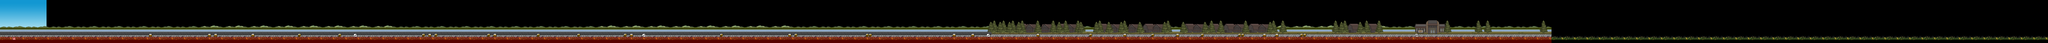

The image is a tile-based game level rendered from a .tmx file. Its description and source (layers, tilesets, objects; grid data summarised) follow:
An orthogonal 660x14 tile map with 64x64 px tiles, 12 tile layers (back-8, back-7, back-6, back-5, ...), 3 tilesets.

<map version="1.0" orientation="orthogonal" width="660" height="14" tilewidth="64" tileheight="64">
 <tileset firstgid="1" name="Town" tilewidth="64" tileheight="64">
  <image source="tileset_level_3.png" width="1280" height="832" />
 </tileset>
 <tileset firstgid="261" name="Icons" tilewidth="64" tileheight="64">
  <image source="TrackLapse_Icons.png" width="640" height="256" />
  <tile id="0">
   <properties>
    <property name="obstacle" value="hurdle" />
   </properties>
  </tile>
  <tile id="1">
   <properties>
    <property name="special" value="spawnpoint" />
   </properties>
  </tile>
  <tile id="2">
   <properties>
    <property name="special" value="checkpoint" />
   </properties>
  </tile>
  <tile id="3">
   <properties>
    <property name="special" value="nextlevelNE" />
   </properties>
  </tile>
  <tile id="4">
   <properties>
    <property name="layerBelow" value="back-1" />
    <property name="object" value="jimCornfields" />
   </properties>
  </tile>
  <tile id="10">
   <properties>
    <property name="obstacle" value="haybale" />
   </properties>
  </tile>
  <tile id="11">
   <properties>
    <property name="obstacle" value="leafpile" />
   </properties>
  </tile>
 </tileset>
 <tileset firstgid="301" name="Meta" tilewidth="64" tileheight="64">
  <image source="meta.png" width="256" height="192" />
  <tile id="0">
   <properties>
    <property name="collision" value="full" />
   </properties>
  </tile>
  <tile id="1">
   <properties>
    <property name="collision" value="leftslant" />
   </properties>
  </tile>
  <tile id="2">
   <properties>
    <property name="collision" value="rightslant" />
   </properties>
  </tile>
  <tile id="10">
   <properties>
    <property name="collision" value="rs2tileL" />
   </properties>
  </tile>
  <tile id="11">
   <properties>
    <property name="collision" value="rs2tileR" />
   </properties>
  </tile>
 </tileset>
 <layer name="back-8" width="660" height="14">
  <properties>
   <property name="speedx" value="0" />
   <property name="speedy" value="0" />
  </properties>
  <data>[9240 cells, 195 non-empty, 13 distinct tile ids]</data>
 </layer>
 <layer name="back-7" width="660" height="14">
  <properties>
   <property name="speedx" value=".4" />
   <property name="speedy" value="1.0" />
  </properties>
  <data>[9240 cells, 2500 non-empty, 50 distinct tile ids]</data>
 </layer>
 <layer name="back-6" width="660" height="14">
  <properties>
   <property name="speedx" value="1.0" />
   <property name="speedy" value="1.0" />
  </properties>
  <data>[9240 cells, 362 non-empty, 2 distinct tile ids]</data>
 </layer>
 <layer name="back-5" width="660" height="14">
  <properties>
   <property name="speedx" value="1.0" />
   <property name="speedy" value="1.0" />
  </properties>
  <data>[9240 cells, 255 non-empty, 75 distinct tile ids]</data>
 </layer>
 <layer name="back-4" width="660" height="14">
  <properties>
   <property name="speedx" value="1.0" />
   <property name="speedy" value="1.0" />
  </properties>
  <data>[9240 cells, 180 non-empty, 20 distinct tile ids]</data>
 </layer>
 <layer name="back-3" width="660" height="14">
  <properties>
   <property name="speedx" value="1.0" />
   <property name="speedy" value="1.0" />
  </properties>
  <data>[9240 cells, 369 non-empty, 24 distinct tile ids]</data>
 </layer>
 <layer name="back-2" width="660" height="14">
  <properties>
   <property name="speedx" value="1.0" />
   <property name="speedy" value="1.0" />
  </properties>
  <data>[9240 cells, 192 non-empty, 12 distinct tile ids]</data>
 </layer>
 <layer name="back-1" width="660" height="14">
  <properties>
   <property name="speedx" value="1.0" />
   <property name="speedy" value="1.0" />
  </properties>
  <data>[9240 cells, 24 non-empty, 3 distinct tile ids]</data>
 </layer>
 <layer name="main0" width="660" height="14">
  <properties>
   <property name="speedx" value="1.0" />
   <property name="speedy" value="1.0" />
  </properties>
  <data>[9240 cells, 1320 non-empty, 16 distinct tile ids]</data>
 </layer>
 <layer name="front1" width="660" height="14">
  <properties>
   <property name="speedx" value="1.2" />
   <property name="speedy" value="1.1" />
  </properties>
  <data>[9240 cells, 1320 non-empty, 8 distinct tile ids]</data>
 </layer>
 <layer name="front2" width="660" height="14">
  <properties>
   <property name="speedx" value="1.0" />
   <property name="speedy" value="1.0" />
  </properties>
  <data>[9240 cells, 39 non-empty, 5 distinct tile ids]</data>
 </layer>
 <layer name="meta" width="660" height="14" opacity="0.34">
  <properties>
   <property name="speedx" value="1.0" />
   <property name="speedy" value="1.0" />
  </properties>
  <data>[9240 cells, 1000 non-empty, 1 distinct tile ids]</data>
 </layer>
</map>
